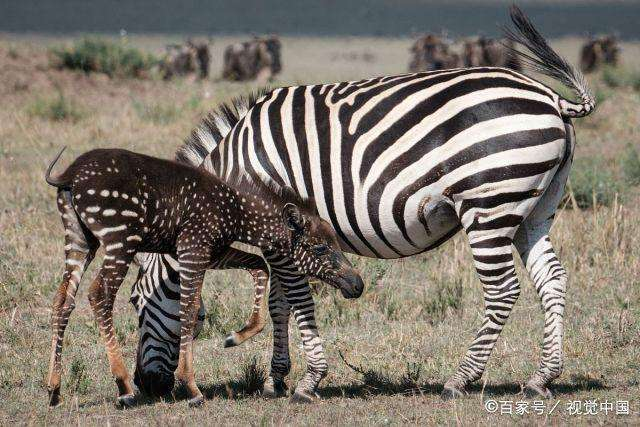
%> input picture HW4/homework_陈昱宏_2017011507/Data/2.jpg, 640 x 427 px
$ octave Question2_2.m   (GNU Octave 9; MATLAB toolbox functions it lacks are replaced by stand-ins)
%> lines starting %> are read from the running program, lines starting %| are printed output that depends on the picture
I = imread('Data\2.jpg');
%> I is the input picture: size 427x640x3 uint8; mean R, G, B 127, 118.4, 108.3
I = rgb2gray(I);
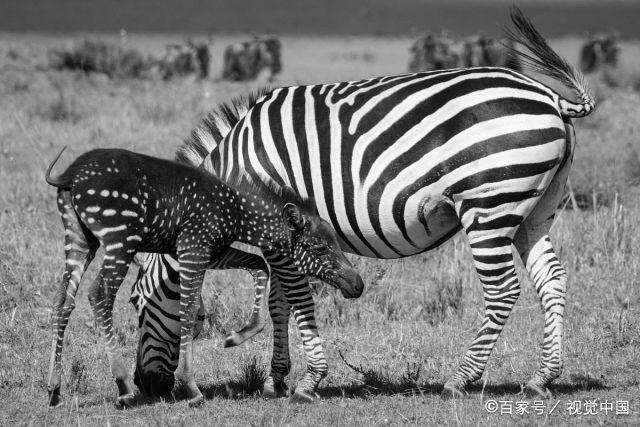
%> I: size 427x640 uint8; min 0, max 255, mean 119.8
I1 = I(197:210, 135:144);
imwrite(I1, 'Data\2_Inpluse.jpg');
I2 = fftshift(fft2(im2double(I1),30,30));
imagesc(log(abs(I2)));
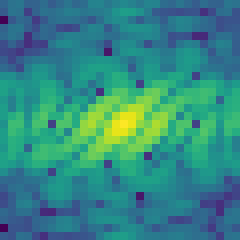
%> displayed picture: size 30x30x3, on the screen's scale of 0 to 255 (shown 8 times larger); mean R, G, B 51.4, 136.7, 131.7
I3 = I(197:210, 151:162);
imwrite(I3, 'Data\2_Rect.jpg');
I4 = fftshift(fft2(im2double(I3),30,30));
imagesc(log(abs(I4)));
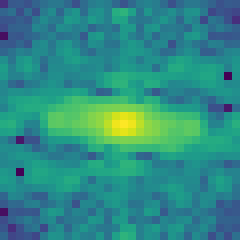
%> displayed picture: size 30x30x3, on the screen's scale of 0 to 255 (shown 8 times larger); mean R, G, B 46.7, 140.3, 133.6
I5 = I(102:162, 379:457);
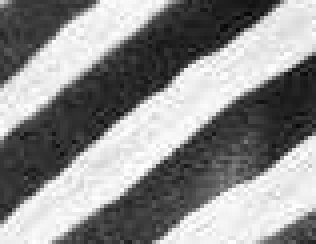
%> I5: size 61x79 uint8 (shown 4 times larger); min 7, max 254, mean 140.9
imwrite(I5, 'Data\2_Sin.jpg');
I6 = fftshift(fft2(im2double(I5)));
imagesc(log(abs(I6)));
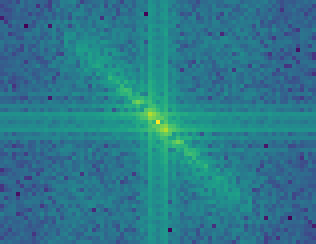
%> displayed picture: size 61x79x3, on the screen's scale of 0 to 255 (shown 4 times larger); mean R, G, B 43.4, 120.9, 140.1
I7 = I(183:197, 84:96);
imwrite(I7, 'Data\2_Gauss.jpg');
I8 = fftshift(fft2(im2double(I7),30,30));
imagesc(log(abs(I8)));
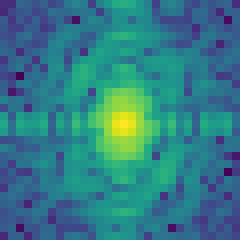
%> displayed picture: size 30x30x3, on the screen's scale of 0 to 255 (shown 8 times larger); mean R, G, B 50.2, 124.1, 134.4

$ run again, with HW4/homework_陈昱宏_2017011507/Data/1.jpg copied over HW4/homework_陈昱宏_2017011507/Data/2.jpg
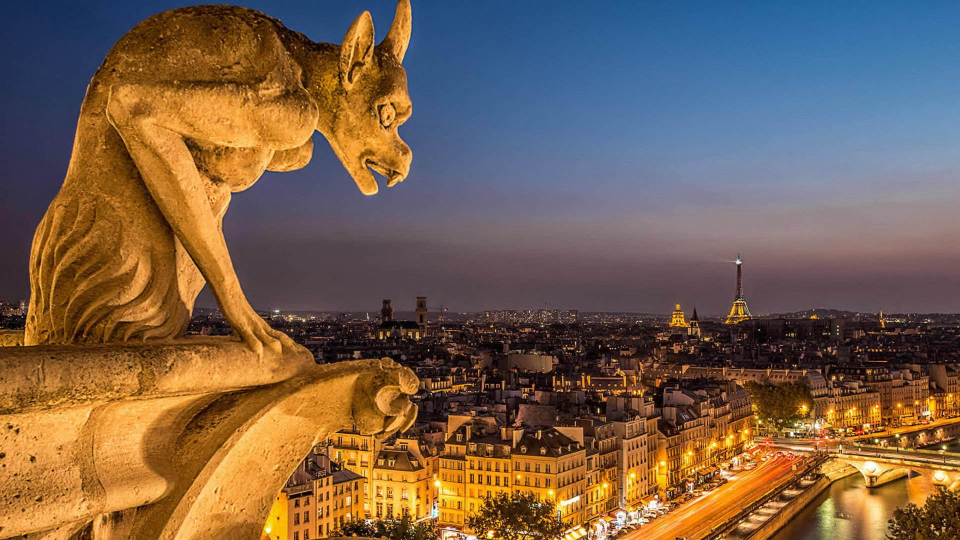
%> input picture HW4/homework_陈昱宏_2017011507/Data/1.jpg, 1920 x 1080 px (shown at 1/2 size)
%> I is the input picture: size 1080x1920x3 uint8; mean R, G, B 120.3, 96.5, 77
%> `I = rgb2gray(I);`:
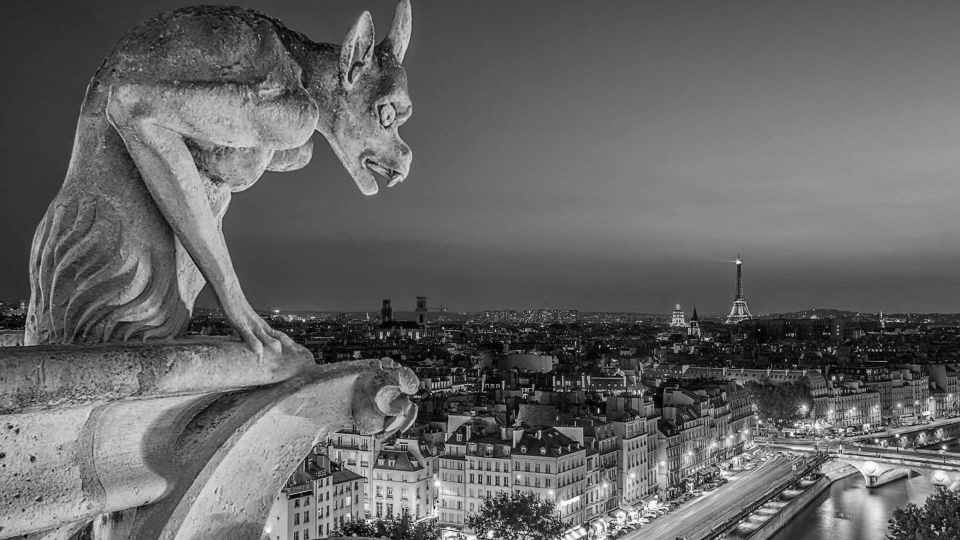
%> I: size 1080x1920 uint8 (shown at 1/2 size); min 0, max 255, mean 101.4
%> `imagesc(log(abs(I8)));`:
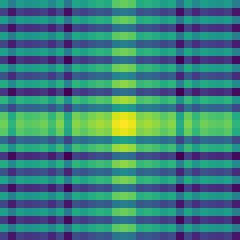
%> displayed picture: size 30x30x3, on the screen's scale of 0 to 255 (shown 8 times larger); mean R, G, B 58.9, 125.3, 125.7

$ run again, with HW4/homework_陈昱宏_2017011507/Data/3.jpg copied over HW4/homework_陈昱宏_2017011507/Data/2.jpg
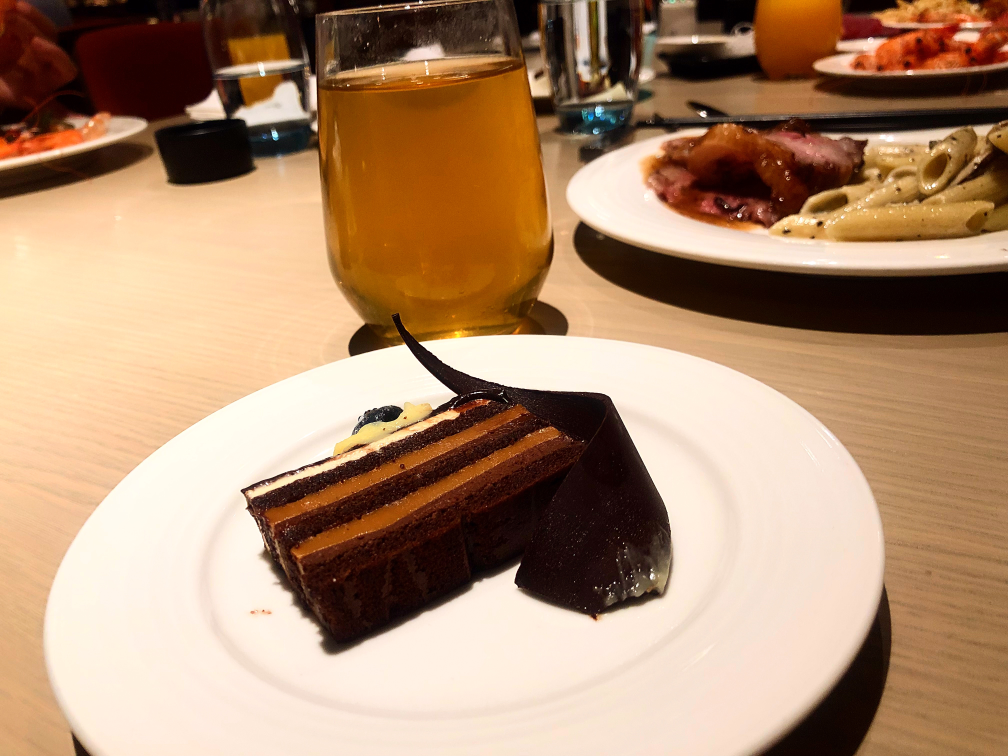
%> input picture HW4/homework_陈昱宏_2017011507/Data/3.jpg, 4032 x 3024 px (shown at 1/4 size)
%> `I = rgb2gray(I);`:
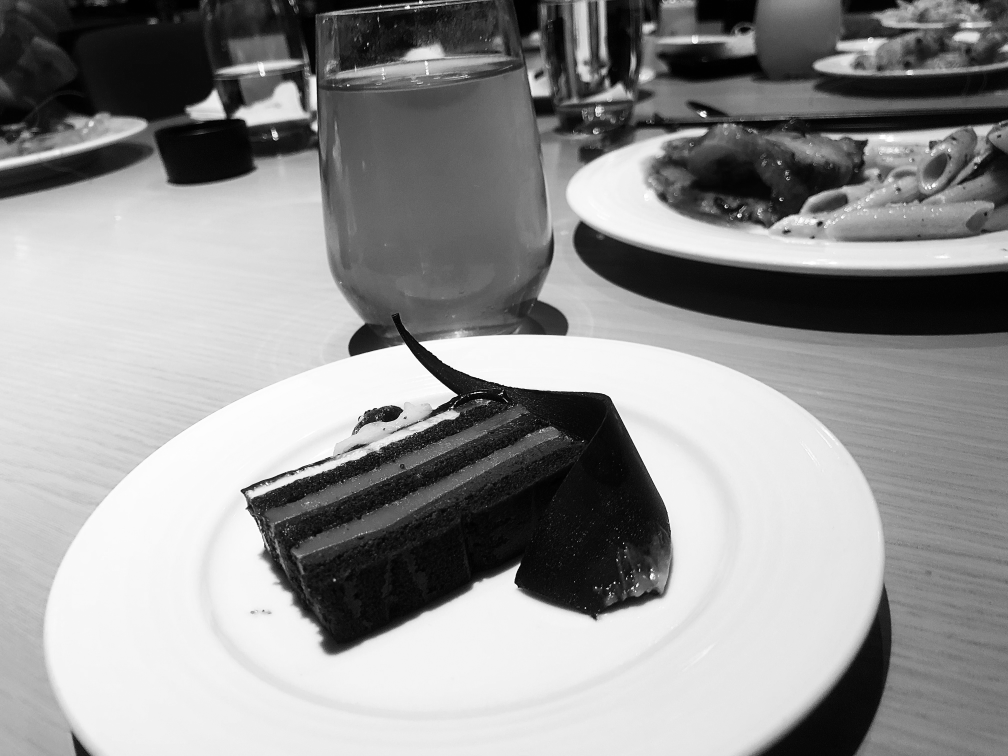
%> I: size 3024x4032 uint8 (shown at 1/4 size); min 0, max 255, mean 146.5
%> `imagesc(log(abs(I8)));`:
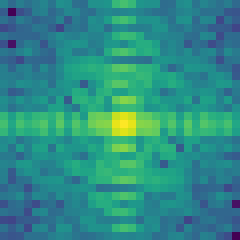
%> displayed picture: size 30x30x3, on the screen's scale of 0 to 255 (shown 8 times larger); mean R, G, B 45.6, 140.6, 134.3
